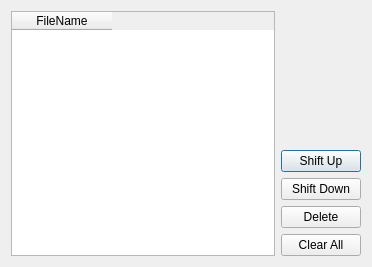
<?xml version="1.0" encoding="UTF-8"?>
<ui version="4.0">
 <class>FileNamesListForm</class>
 <widget class="QDialog" name="FileNamesListForm">
  <property name="geometry">
   <rect>
    <x>0</x>
    <y>0</y>
    <width>372</width>
    <height>267</height>
   </rect>
  </property>
  <property name="windowTitle">
   <string>Dialog</string>
  </property>
  <layout class="QHBoxLayout" name="horizontalLayout">
   <item>
    <widget class="QTableWidget" name="show_filenames_list">
     <property name="columnCount">
      <number>1</number>
     </property>
     <column>
      <property name="text">
       <string>FileName</string>
      </property>
      <property name="textAlignment">
       <set>AlignCenter</set>
      </property>
     </column>
    </widget>
   </item>
   <item>
    <layout class="QVBoxLayout" name="verticalLayout">
     <item>
      <spacer name="verticalSpacer">
       <property name="orientation">
        <enum>Qt::Vertical</enum>
       </property>
       <property name="sizeHint" stdset="0">
        <size>
         <width>20</width>
         <height>40</height>
        </size>
       </property>
      </spacer>
     </item>
     <item>
      <widget class="QPushButton" name="shift_up">
       <property name="text">
        <string>Shift Up</string>
       </property>
      </widget>
     </item>
     <item>
      <widget class="QPushButton" name="shift_down">
       <property name="text">
        <string>Shift Down</string>
       </property>
      </widget>
     </item>
     <item>
      <widget class="QPushButton" name="delete_this">
       <property name="text">
        <string>Delete</string>
       </property>
      </widget>
     </item>
     <item>
      <widget class="QPushButton" name="clear">
       <property name="text">
        <string>Clear All</string>
       </property>
      </widget>
     </item>
    </layout>
   </item>
  </layout>
 </widget>
 <resources/>
 <connections/>
</ui>
